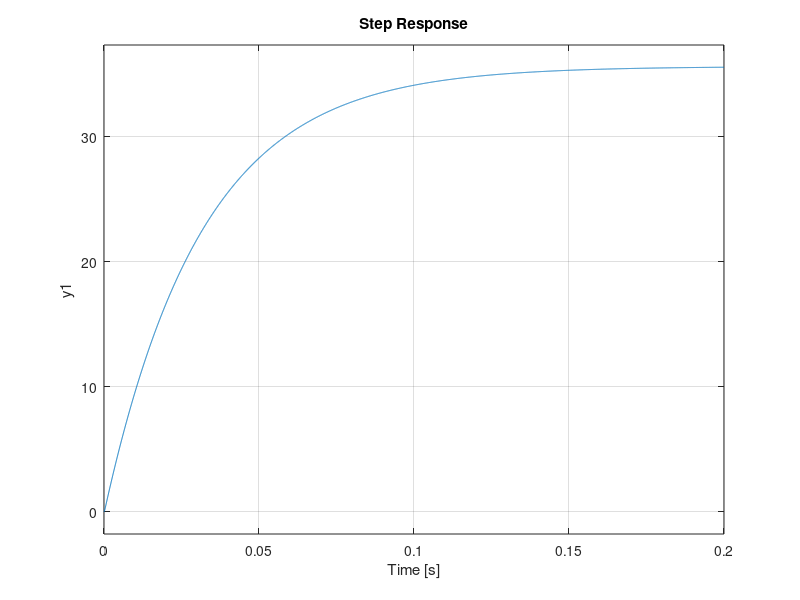

The MATLAB script that drew this image:

R=9.73;
L=1.27*10^-3;
Kt=27.8*10^-3;
Kb=(1/344)*((2*pi)/60);
Tau_m=31.9*10^-3;
%original J 
%J=25.3*10^-7;
J=25.3*10^-7;
TL=0;
Tau_e=L/R;
b=J/Tau_m;
vinkel_has = 4090;
dreiemoment = vinkel_has/121
s= tf('s');
h= Kt/(((L*s+R)*(J*s+b))+ Kt*Kb) 
figure(1)
step(h)
grid on
